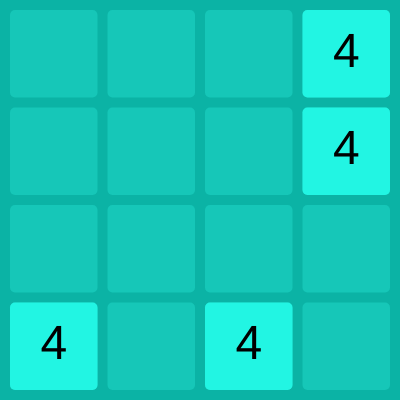
Frame 1 (no input)
Frame 60 (no input): identical to frame 1, image omitted
Frame 120 (the mouse pressed at the canvas centre since frame 60): identical to frame 1, image omitted

The p5.js sketch that drew this single still picture (run headless with seeded random() and noise() and a simulated clock; from frame 60 on, the mouse is pressed at the canvas centre):

// p5.js sketch
// ── sketch.js
const size = 4;
const initialCount = 4;
const durationFrame = 0.5 * 60;
let gridMap = [];
let numGridHashMap = {};
const margin = 10;
let w, h;
let isSlided = false;

function setup() {
    createCanvas(400, 400);

    // 计算格子宽高
    w = (width - (size + 1) * margin) / size;
    h = (height - (size + 1) * margin) / size;

    // 初始化
    newGame();
}

function draw() {
    background(11, 179, 165);
    drawGrid();
}

function addNumGrid() {
    const options = [];
    for (let i = 0; i < size; i++) {
        for (let j = 0; j < size; j++) {
            if (gridMap[i][j] === 0)
                options.push({ x: i, y: j });
        }
    }

    let pos = options[floor(random(options.length))];
    let val = random() > 0.5 ? 2 : 4;
    gridMap[pos.x][pos.y] = val;

    let numGrid = new NumGrid(val, pos.x, pos.y);
    numGridHashMap[`${pos.x}-${pos.y}`] = numGrid;
}

function drawGrid() {
    for (let i = 0; i < size; i++) {
        for (let j = 0; j < size; j++) {
            fill(22, 199, 184);
            noStroke();
            rect(i * w + (i + 1) * margin, j * h + (j + 1) * margin, w, h, 5);
        }
    }
    drawNumGrid();
}

// 下划
function slideDown() {
    for (let row = 0; row < size; row++) {
        let endIndex = size - 1;
        for (let col = size - 1; col >= 0; col--) {
            if (gridMap[row][col] !== 0) {
                if (col !== endIndex) {
                    gridMap[row][endIndex] = gridMap[row][col];
                    gridMap[row][col] = 0;
                    // 记录target
                    const item = numGridHashMap[`${row}-${col}`];
                    numGridHashMap[`${row}-${endIndex}`] = item;
                    numGridHashMap[`${row}-${col}`] = null;
                    if (Object.prototype.toString.call(item) === '[object Array]') {
                        for (let numGrid of item) {
                            numGrid.targetPos.y = endIndex;
                        }
                    }
                    else {
                        item.targetPos.y = endIndex;
                    }
                }
                endIndex--;
            }
        }
    }
}
function combineDown() {
    for (let row = 0; row < size; row++) {
        for (let col = size - 1; col >= 1; col--) {
            if (gridMap[row][col] && gridMap[row][col] === gridMap[row][col - 1]) {
                const numGrid1 = numGridHashMap[`${row}-${col - 1}`];
                numGridHashMap[`${row}-${col - 1}`] = null;
                numGrid1.targetPos.y++;
                // 合并时，两个子块暂时合并为数组
                const numGrid2 = numGridHashMap[`${row}-${col}`];
                numGridHashMap[`${row}-${col}`] = [numGrid1, numGrid2];

                gridMap[row][col - 1] = 0;
                gridMap[row][col] *= 2;
                gridMap[row][col - 1] = 0;
            }
        }
    }
}
function operateDown() {
    let originGridStr = gridMap.toString();
    slideDown();
    combineDown();
    slideDown();
    if (originGridStr !== gridMap.toString()) isSlided = true;
    handleNumGrid();
}

// 上划
function slideUp() {
    for (let i = 0; i < size; i++) {
        let arr = gridMap[i].filter(val => val);
        let zeroParts = Array.from({ length: size - arr.length }).fill(0);
        gridMap[i] = arr.concat(zeroParts);
    }
}
function combineUp() {
    for (let i = 0; i < size; i++) {
        for (let j = 0; j < size - 1; j++) {
            if (gridMap[i][j] && gridMap[i][j] === gridMap[i][j + 1]) {
                gridMap[i][j] *= 2;
                gridMap[i][j + 1] = 0;
            }
        }
    }
}
function operateUp() {
    let originGridStr = gridMap.toString();
    slideUp();
    combineUp();
    slideUp();
    if (originGridStr !== gridMap.toString()) isSlided = true;
}

// 右划
function slideRight() {
    for (let col = 0; col < size; col++) {
        let lastRowIndex = size - 1;
        for (let row = size - 1; row >= 0; row--) {
            if (gridMap[row][col]) {
                let val = gridMap[row][col];
                gridMap[row][col] = 0;
                gridMap[lastRowIndex][col] = val;
                lastRowIndex--;
            }
        }
    }
}
function combineRight() {
    for (let col = 0; col < size; col++) {
        for (let row = size - 1; row >= 1; row--) {
            if (gridMap[row][col] && gridMap[row][col] === gridMap[row - 1][col]) {
                gridMap[row][col] *= 2;
                gridMap[row - 1][col] = 0;
            }
        }
    }
}
function operateRight() {
    let originGridStr = gridMap.toString();
    slideRight();
    combineRight();
    slideRight();
    if (originGridStr !== gridMap.toString()) isSlided = true;
}

// 左划
function slideLeft() {
    for (let col = 0; col < size; col++) {
        let firstRowIndex = 0;
        for (let row = 0; row < size; row++) {
            if (gridMap[row][col]) {
                let val = gridMap[row][col];
                gridMap[row][col] = 0;
                gridMap[firstRowIndex][col] = val;
                firstRowIndex++;
            }
        }
    }
}
function combineLeft() {
    for (let col = 0; col < size; col++) {
        for (let row = 0; row < size - 1; row++) {
            if (gridMap[row][col] && gridMap[row][col] === gridMap[row + 1][col]) {
                gridMap[row][col] *= 2;
                gridMap[row + 1][col] = 0;
            }
        }
    }
}
function operateLeft() {
    let originGridStr = gridMap.toString();
    slideLeft();
    combineLeft();
    slideLeft();
    if (originGridStr !== gridMap.toString()) isSlided = true;
}

function keyPressed() {
    if (keyCode === DOWN_ARROW) {
        operateDown();
    }
    else if (keyCode === UP_ARROW) {
        operateUp();
    }
    else if (keyCode === LEFT_ARROW) {
        operateLeft();
    }
    else if (keyCode === RIGHT_ARROW) {
        operateRight();
    }

    if (isWon()) {
        alert('holys*it u made it!');
        newGame();
    }

    if (isGameover()) {
        alert('die!');
        newGame();
    }
}

function isGameover() {
    for (let i = 0; i < size; i++) {
        for (let j = 0; j < size; j++) {
            if (gridMap[i][j] === 0) return false;
            if (i !== size - 1 && gridMap[i][j] === gridMap[i + 1][j]) return false;
            if (j !== size - 1 && gridMap[i][j] === gridMap[i][j + 1]) return false;
        }
    }

    return true;
}

function isWon() {
    for (let i = 0; i < size; i++) {
        for (let j = 0; j < size; j++) {
            if (gridMap[i][j] === 2048) return true;
        }
    }
    return false;
}

function newGame() {
    for (let i = 0; i < size; i++) {
        for (let j = 0; j < size; j++) {
            if (!gridMap[i]) gridMap[i] = [];
            gridMap[i][j] = 0;
        }
    }
    for (i = 0; i < initialCount; i++) {
        addNumGrid();
    }
}

class NumGrid {
    constructor(val, x = null, y = null) {
        this.val = val;
        this.pos = {
            x: x,
            y: y,
        };
        this.targetPos = {
            x: x,
            y: y,
        };
    }
}

function drawNumGrid() {
    let drawList = [];
    for (let key of Object.keys(numGridHashMap)) {
        if (numGridHashMap[key] !== null) {
            if (Object.prototype.toString.call(numGridHashMap[key]) === '[object Array]') {
                drawList = drawList.concat(numGridHashMap[key]);
            }
            else {
                drawList.push(numGridHashMap[key]);
            }
        }
    }

    for (let item of drawList) {
        const x = item.pos.x;
        const y = item.pos.y;
        const val = item.val;

        fill(34, 245, 227);
        noStroke();
        rect(x * w + (x + 1) * margin, y * h + (y + 1) * margin, w, h, 5);

        textAlign(CENTER, CENTER);
        textSize(48);
        fill(0);
        text(val, x * w + (x + 1) * margin + w / 2, y * h + (y + 1) * margin + h / 2);
    }
}

function handleNumGrid() {
    let moveList = [];
    let numGridToCombine = [];
    for (let key of Object.keys(numGridHashMap)) {
        if (numGridHashMap[key] !== null) {
            if (Object.prototype.toString.call(numGridHashMap[key]) === '[object Array]') {
                moveList = moveList.concat(numGridHashMap[key]);
                numGridToCombine.push(numGridHashMap[key]);
            }
            else {
                moveList.push(numGridHashMap[key]);
            }
        }
    }

    let animationCount = 0;
    function isAnimationDone() {
        return animationCount === moveList.length;
    }

    for (let item of moveList) {
        const startX = item.pos.x;
        const endX = item.targetPos.x;
        const startY = item.pos.y;
        const endY = item.targetPos.y;

        const changedX = endX - startX;
        const changedY = endY - startY;
        let currFrame = 0;

        function animate() {
            item.pos.x = easeIn(currFrame, startX, changedX, durationFrame);
            item.pos.y = easeIn(currFrame, startY, changedY, durationFrame);
            if (currFrame < durationFrame) {
                currFrame++;
                requestAnimationFrame(animate);
            }
            else {
                item.pos.x = endX;
                item.pos.y = endY;
                animationCount++;

                // 所用滑动动画结束
                if (isAnimationDone()) {
                    // 组合一样的数
                    combineNumGrid();
                    // 若滑动，增加一个数
                    if (isSlided) addNumGrid();
                    // 将滑动标记重置
                    isSlided = false;
                }

            }
        }

        animate();
    }

    function combineNumGrid() {
        for (let numCombines of numGridToCombine) {
            let newNumGrid;
            let val = numCombines[0].val * 2;
            let x = numCombines[0].pos.x;
            let y = numCombines[0].pos.y;
            newNumGrid = new NumGrid(val, x, y);
            numGridHashMap[`${newNumGrid.pos.x}-${newNumGrid.pos.y}`] = newNumGrid;
        }

    }
}

function easeIn(t, b, c, d) {
    return c * (t /= d) * t + b;
};
